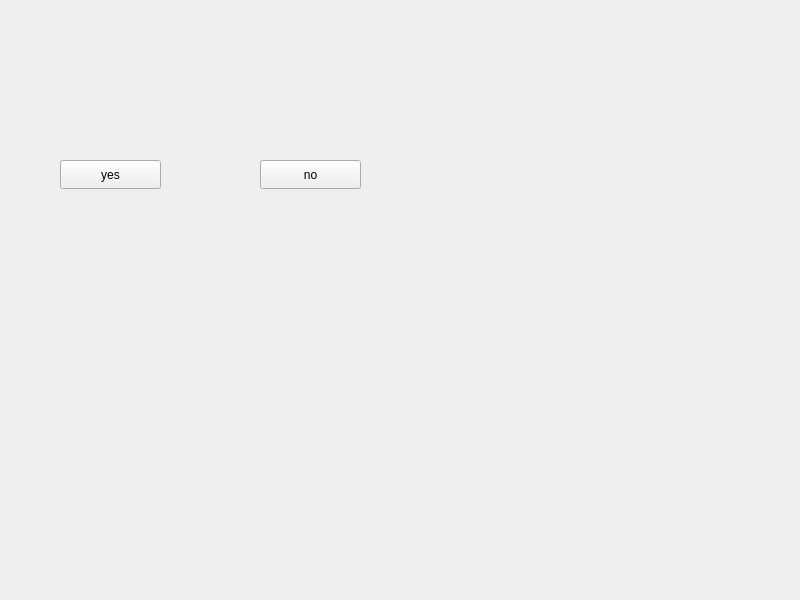
<?xml version="1.0" encoding="UTF-8"?>
<ui version="4.0">
 <class>Widget</class>
 <widget class="QWidget" name="Widget">
  <property name="geometry">
   <rect>
    <x>0</x>
    <y>0</y>
    <width>800</width>
    <height>600</height>
   </rect>
  </property>
  <property name="windowTitle">
   <string>Widget</string>
  </property>
  <widget class="QPushButton" name="pushButton_yes">
   <property name="geometry">
    <rect>
     <x>60</x>
     <y>160</y>
     <width>101</width>
     <height>29</height>
    </rect>
   </property>
   <property name="text">
    <string>yes</string>
   </property>
  </widget>
  <widget class="QPushButton" name="pushButton_no">
   <property name="geometry">
    <rect>
     <x>260</x>
     <y>160</y>
     <width>101</width>
     <height>29</height>
    </rect>
   </property>
   <property name="text">
    <string>no</string>
   </property>
  </widget>
 </widget>
 <resources/>
 <connections/>
</ui>
